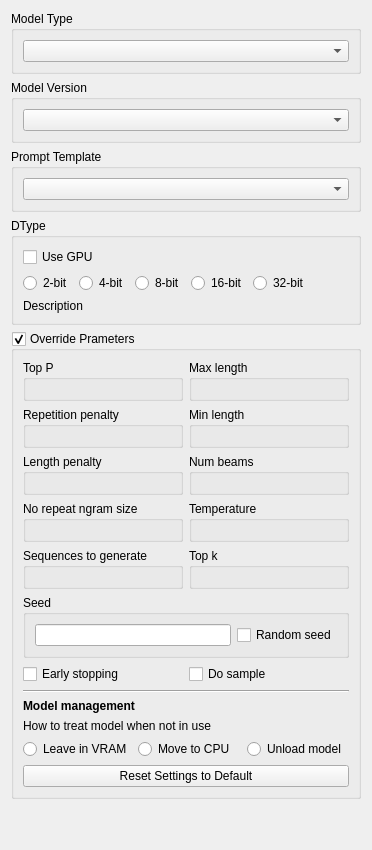
     <widget class="QWidget" name="settings">
      <attribute name="icon">
       <iconset theme="preferences-other">
        <normaloff>../../../</normaloff>../../../</iconset>
      </attribute>
      <attribute name="title">
       <string>Settings</string>
      </attribute>
      <layout class="QGridLayout" name="gridLayout_5">
       <item row="0" column="0">
        <widget class="QGroupBox" name="groupBox_7">
         <property name="title">
          <string>Model Type</string>
         </property>
         <layout class="QGridLayout" name="gridLayout_10">
          <item row="0" column="0">
           <widget class="QComboBox" name="model"/>
          </item>
         </layout>
        </widget>
       </item>
       <item row="3" column="0">
        <widget class="QGroupBox" name="groupBox_6">
         <property name="title">
          <string>DType</string>
         </property>
         <layout class="QGridLayout" name="gridLayout_9">
          <item row="1" column="0">
           <layout class="QHBoxLayout" name="horizontalLayout_3">
            <item>
             <widget class="QRadioButton" name="radio_button_2bit">
              <property name="text">
               <string>2-bit</string>
              </property>
             </widget>
            </item>
            <item>
             <widget class="QRadioButton" name="radio_button_4bit">
              <property name="text">
               <string>4-bit</string>
              </property>
             </widget>
            </item>
            <item>
             <widget class="QRadioButton" name="radio_button_8bit">
              <property name="text">
               <string>8-bit</string>
              </property>
             </widget>
            </item>
            <item>
             <widget class="QRadioButton" name="radio_button_16bit">
              <property name="text">
               <string>16-bit</string>
              </property>
             </widget>
            </item>
            <item>
             <widget class="QRadioButton" name="radio_button_32bit">
              <property name="text">
               <string>32-bit</string>
              </property>
             </widget>
            </item>
            <item>
             <spacer name="horizontalSpacer">
              <property name="orientation">
               <enum>Qt::Horizontal</enum>
              </property>
              <property name="sizeHint" stdset="0">
               <size>
                <width>40</width>
                <height>20</height>
               </size>
              </property>
             </spacer>
            </item>
           </layout>
          </item>
          <item row="2" column="0">
           <widget class="QLabel" name="dtype_description">
            <property name="font">
             <font>
              <pointsize>9</pointsize>
             </font>
            </property>
            <property name="text">
             <string>Description</string>
            </property>
           </widget>
          </item>
          <item row="0" column="0">
           <widget class="QCheckBox" name="use_gpu_checkbox">
            <property name="text">
             <string>Use GPU</string>
            </property>
           </widget>
          </item>
         </layout>
        </widget>
       </item>
       <item row="4" column="0">
        <widget class="QGroupBox" name="override_parameters">
         <property name="title">
          <string>Override Prameters</string>
         </property>
         <property name="checkable">
          <bool>true</bool>
         </property>
         <property name="checked">
          <bool>true</bool>
         </property>
         <layout class="QGridLayout" name="gridLayout_12">
          <item row="14" column="0">
           <widget class="QPushButton" name="pushButton">
            <property name="text">
             <string>Reset Settings to Default</string>
            </property>
           </widget>
          </item>
          <item row="5" column="0">
           <widget class="QGroupBox" name="groupBox_19">
            <property name="title">
             <string>Seed</string>
            </property>
            <layout class="QHBoxLayout" name="horizontalLayout_4">
             <item>
              <widget class="QLineEdit" name="seed"/>
             </item>
             <item>
              <widget class="QCheckBox" name="random_seed">
               <property name="text">
                <string>Random seed</string>
               </property>
              </widget>
             </item>
            </layout>
           </widget>
          </item>
          <item row="8" column="0">
           <layout class="QHBoxLayout" name="horizontalLayout_6">
            <item>
             <widget class="QCheckBox" name="early_stopping">
              <property name="text">
               <string>Early stopping</string>
              </property>
             </widget>
            </item>
            <item>
             <widget class="QCheckBox" name="do_sample">
              <property name="text">
               <string>Do sample</string>
              </property>
             </widget>
            </item>
           </layout>
          </item>
          <item row="1" column="0">
           <layout class="QHBoxLayout" name="horizontalLayout_7">
            <item>
             <widget class="QGroupBox" name="groupBox_11">
              <property name="title">
               <string>Repetition penalty</string>
              </property>
              <layout class="QGridLayout" name="gridLayout_19">
               <item row="0" column="0">
                <widget class="SliderWidget" name="repetition_penalty" native="true">
                 <property name="slider_minimum" stdset="0">
                  <number>1</number>
                 </property>
                 <property name="slider_maximum" stdset="0">
                  <number>10000</number>
                 </property>
                 <property name="spinbox_minimum" stdset="0">
                  <double>0.010000000000000</double>
                 </property>
                 <property name="spinbox_maximum" stdset="0">
                  <double>100.000000000000000</double>
                 </property>
                 <property name="display_as_float" stdset="0">
                  <bool>true</bool>
                 </property>
                 <property name="settings_property" stdset="0">
                  <string>llm_generator_setting.repetition_penalty</string>
                 </property>
                 <property name="slider_single_step" stdset="0">
                  <number>0</number>
                 </property>
                 <property name="slider_page_step" stdset="0">
                  <number>1</number>
                 </property>
                 <property name="spinbox_single_step" stdset="0">
                  <double>1.000000000000000</double>
                 </property>
                 <property name="spinbox_page_step" stdset="0">
                  <double>10.000000000000000</double>
                 </property>
                 <property name="slider_callback" stdset="0">
                  <string>handle_value_change</string>
                 </property>
                </widget>
               </item>
              </layout>
             </widget>
            </item>
            <item>
             <widget class="QGroupBox" name="groupBox_16">
              <property name="title">
               <string>Min length</string>
              </property>
              <layout class="QGridLayout" name="gridLayout_20">
               <item row="0" column="0">
                <widget class="SliderWidget" name="min_length" native="true">
                 <property name="slider_minimum" stdset="0">
                  <number>1</number>
                 </property>
                 <property name="slider_maximum" stdset="0">
                  <number>2556</number>
                 </property>
                 <property name="spinbox_minimum" stdset="0">
                  <double>1.000000000000000</double>
                 </property>
                 <property name="spinbox_maximum" stdset="0">
                  <double>2556.000000000000000</double>
                 </property>
                 <property name="display_as_float" stdset="0">
                  <bool>false</bool>
                 </property>
                 <property name="settings_property" stdset="0">
                  <string>llm_generator_setting.min_length</string>
                 </property>
                 <property name="slider_single_step" stdset="0">
                  <number>1</number>
                 </property>
                 <property name="slider_page_step" stdset="0">
                  <number>2556</number>
                 </property>
                 <property name="spinbox_single_step" stdset="0">
                  <number>1</number>
                 </property>
                 <property name="spinbox_page_step" stdset="0">
                  <number>2556</number>
                 </property>
                 <property name="slider_callback" stdset="0">
                  <string>handle_value_change</string>
                 </property>
                </widget>
               </item>
              </layout>
             </widget>
            </item>
           </layout>
          </item>
          <item row="0" column="0">
           <layout class="QHBoxLayout" name="horizontalLayout_9">
            <item>
             <widget class="QGroupBox" name="groupBox_20">
              <property name="title">
               <string>Top P</string>
              </property>
              <layout class="QGridLayout" name="gridLayout_24">
               <item row="0" column="0">
                <widget class="SliderWidget" name="top_p" native="true">
                 <property name="slider_minimum" stdset="0">
                  <number>1</number>
                 </property>
                 <property name="slider_maximum" stdset="0">
                  <number>100</number>
                 </property>
                 <property name="spinbox_minimum" stdset="0">
                  <double>0.000000000000000</double>
                 </property>
                 <property name="spinbox_maximum" stdset="0">
                  <double>1.000000000000000</double>
                 </property>
                 <property name="display_as_float" stdset="0">
                  <bool>true</bool>
                 </property>
                 <property name="settings_property" stdset="0">
                  <string>llm_generator_setting.top_p</string>
                 </property>
                 <property name="slider_single_step" stdset="0">
                  <number>1</number>
                 </property>
                 <property name="slider_page_step" stdset="0">
                  <number>10</number>
                 </property>
                 <property name="spinbox_single_step" stdset="0">
                  <double>0.010000000000000</double>
                 </property>
                 <property name="spinbox_page_step" stdset="0">
                  <double>0.100000000000000</double>
                 </property>
                 <property name="slider_callback" stdset="0">
                  <string>handle_value_change</string>
                 </property>
                </widget>
               </item>
              </layout>
             </widget>
            </item>
            <item>
             <widget class="QGroupBox" name="groupBox_21">
              <property name="title">
               <string>Max length</string>
              </property>
              <layout class="QGridLayout" name="gridLayout_25">
               <item row="0" column="0">
                <widget class="SliderWidget" name="max_length" native="true">
                 <property name="slider_minimum" stdset="0">
                  <number>1</number>
                 </property>
                 <property name="slider_maximum" stdset="0">
                  <number>2556</number>
                 </property>
                 <property name="spinbox_minimum" stdset="0">
                  <double>1.000000000000000</double>
                 </property>
                 <property name="spinbox_maximum" stdset="0">
                  <double>2556.000000000000000</double>
                 </property>
                 <property name="display_as_float" stdset="0">
                  <bool>false</bool>
                 </property>
                 <property name="settings_property" stdset="0">
                  <string>llm_generator_setting.max_length</string>
                 </property>
                 <property name="slider_single_step" stdset="0">
                  <number>1</number>
                 </property>
                 <property name="slider_page_step" stdset="0">
                  <number>2556</number>
                 </property>
                 <property name="spinbox_single_step" stdset="0">
                  <number>1</number>
                 </property>
                 <property name="spinbox_page_step" stdset="0">
                  <number>2556</number>
                 </property>
                 <property name="slider_callback" stdset="0">
                  <string>handle_value_change</string>
                 </property>
                </widget>
               </item>
              </layout>
             </widget>
            </item>
           </layout>
          </item>
          <item row="12" column="0">
           <layout class="QHBoxLayout" name="horizontalLayout_12">
            <item>
             <widget class="QRadioButton" name="leave_in_vram">
              <property name="text">
               <string>Leave in VRAM</string>
              </property>
             </widget>
            </item>
            <item>
             <widget class="QRadioButton" name="move_to_cpu">
              <property name="text">
               <string>Move to CPU</string>
              </property>
             </widget>
            </item>
            <item>
             <widget class="QRadioButton" name="unload_model">
              <property name="text">
               <string>Unload model</string>
              </property>
             </widget>
            </item>
           </layout>
          </item>
          <item row="10" column="0">
           <widget class="QLabel" name="label_3">
            <property name="font">
             <font>
              <bold>true</bold>
             </font>
            </property>
            <property name="text">
             <string>Model management</string>
            </property>
           </widget>
          </item>
          <item row="3" column="0">
           <layout class="QHBoxLayout" name="horizontalLayout_8">
            <item>
             <widget class="QGroupBox" name="groupBox_17">
              <property name="title">
               <string>No repeat ngram size</string>
              </property>
              <layout class="QGridLayout" name="gridLayout_21">
               <item row="0" column="0">
                <widget class="SliderWidget" name="ngram_size" native="true">
                 <property name="slider_minimum" stdset="0">
                  <number>0</number>
                 </property>
                 <property name="slider_maximum" stdset="0">
                  <number>20</number>
                 </property>
                 <property name="spinbox_minimum" stdset="0">
                  <double>0.000000000000000</double>
                 </property>
                 <property name="spinbox_maximum" stdset="0">
                  <double>20.000000000000000</double>
                 </property>
                 <property name="display_as_float" stdset="0">
                  <bool>false</bool>
                 </property>
                 <property name="settings_property" stdset="0">
                  <string>llm_generator_setting.ngram_size</string>
                 </property>
                 <property name="slider_single_step" stdset="0">
                  <number>1</number>
                 </property>
                 <property name="slider_page_step" stdset="0">
                  <number>1</number>
                 </property>
                 <property name="spinbox_single_step" stdset="0">
                  <double>1.000000000000000</double>
                 </property>
                 <property name="spinbox_page_step" stdset="0">
                  <double>1.000000000000000</double>
                 </property>
                 <property name="slider_callback" stdset="0">
                  <string>handle_value_change</string>
                 </property>
                </widget>
               </item>
              </layout>
             </widget>
            </item>
            <item>
             <widget class="QGroupBox" name="groupBox_18">
              <property name="title">
               <string>Temperature</string>
              </property>
              <layout class="QGridLayout" name="gridLayout_22">
               <item row="0" column="0">
                <widget class="SliderWidget" name="temperature" native="true">
                 <property name="slider_minimum" stdset="0">
                  <number>1</number>
                 </property>
                 <property name="slider_maximum" stdset="0">
                  <number>20000</number>
                 </property>
                 <property name="spinbox_minimum" stdset="0">
                  <double>0.000100000000000</double>
                 </property>
                 <property name="spinbox_maximum" stdset="0">
                  <double>2.000000000000000</double>
                 </property>
                 <property name="display_as_float" stdset="0">
                  <bool>true</bool>
                 </property>
                 <property name="settings_property" stdset="0">
                  <string>llm_generator_setting.temperature</string>
                 </property>
                 <property name="slider_single_step" stdset="0">
                  <number>1</number>
                 </property>
                 <property name="slider_page_step" stdset="0">
                  <number>10</number>
                 </property>
                 <property name="spinbox_single_step" stdset="0">
                  <double>0.010000000000000</double>
                 </property>
                 <property name="spinbox_page_step" stdset="0">
                  <double>0.100000000000000</double>
                 </property>
                 <property name="slider_callback" stdset="0">
                  <string>handle_value_change</string>
                 </property>
                </widget>
               </item>
              </layout>
             </widget>
            </item>
           </layout>
          </item>
          <item row="2" column="0">
           <layout class="QHBoxLayout" name="horizontalLayout_11">
            <item>
             <widget class="QGroupBox" name="groupBox_24">
              <property name="title">
               <string>Length penalty</string>
              </property>
              <layout class="QGridLayout" name="gridLayout_28">
               <item row="0" column="0">
                <widget class="SliderWidget" name="length_penalty" native="true">
                 <property name="slider_minimum" stdset="0">
                  <number>-100</number>
                 </property>
                 <property name="slider_maximum" stdset="0">
                  <number>100</number>
                 </property>
                 <property name="spinbox_minimum" stdset="0">
                  <double>0.000000000000000</double>
                 </property>
                 <property name="spinbox_maximum" stdset="0">
                  <double>1.000000000000000</double>
                 </property>
                 <property name="display_as_float" stdset="0">
                  <bool>true</bool>
                 </property>
                 <property name="settings_property" stdset="0">
                  <string>llm_generator_setting.length_penalty</string>
                 </property>
                 <property name="slider_single_step" stdset="0">
                  <number>1</number>
                 </property>
                 <property name="slider_page_step" stdset="0">
                  <number>10</number>
                 </property>
                 <property name="spinbox_single_step" stdset="0">
                  <double>0.010000000000000</double>
                 </property>
                 <property name="spinbox_page_step" stdset="0">
                  <double>0.100000000000000</double>
                 </property>
                 <property name="slider_callback" stdset="0">
                  <string>handle_value_change</string>
                 </property>
                </widget>
               </item>
              </layout>
             </widget>
            </item>
            <item>
             <widget class="QGroupBox" name="groupBox_25">
              <property name="title">
               <string>Num beams</string>
              </property>
              <layout class="QGridLayout" name="gridLayout_29">
               <item row="0" column="0">
                <widget class="SliderWidget" name="num_beams" native="true">
                 <property name="slider_minimum" stdset="0">
                  <number>1</number>
                 </property>
                 <property name="slider_maximum" stdset="0">
                  <number>100</number>
                 </property>
                 <property name="spinbox_minimum" stdset="0">
                  <double>0.000000000000000</double>
                 </property>
                 <property name="spinbox_maximum" stdset="0">
                  <double>100.000000000000000</double>
                 </property>
                 <property name="display_as_float" stdset="0">
                  <bool>false</bool>
                 </property>
                 <property name="settings_property" stdset="0">
                  <string>llm_generator_setting.num_beams</string>
                 </property>
                 <property name="slider_single_step" stdset="0">
                  <number>1</number>
                 </property>
                 <property name="slider_page_step" stdset="0">
                  <number>10</number>
                 </property>
                 <property name="spinbox_single_step" stdset="0">
                  <double>0.010000000000000</double>
                 </property>
                 <property name="spinbox_page_step" stdset="0">
                  <double>0.100000000000000</double>
                 </property>
                 <property name="slider_callback" stdset="0">
                  <string>handle_value_change</string>
                 </property>
                </widget>
               </item>
              </layout>
             </widget>
            </item>
           </layout>
          </item>
          <item row="9" column="0">
           <widget class="Line" name="line">
            <property name="orientation">
             <enum>Qt::Horizontal</enum>
            </property>
           </widget>
          </item>
          <item row="4" column="0">
           <layout class="QHBoxLayout" name="horizontalLayout_10">
            <item>
             <widget class="QGroupBox" name="groupBox_22">
              <property name="title">
               <string>Sequences to generate</string>
              </property>
              <layout class="QGridLayout" name="gridLayout_26">
               <item row="0" column="0">
                <widget class="SliderWidget" name="sequences" native="true">
                 <property name="slider_minimum" stdset="0">
                  <number>1</number>
                 </property>
                 <property name="slider_maximum" stdset="0">
                  <number>100</number>
                 </property>
                 <property name="spinbox_minimum" stdset="0">
                  <double>0.000000000000000</double>
                 </property>
                 <property name="spinbox_maximum" stdset="0">
                  <double>100.000000000000000</double>
                 </property>
                 <property name="display_as_float" stdset="0">
                  <bool>false</bool>
                 </property>
                 <property name="settings_property" stdset="0">
                  <string>llm_generator_setting.sequences</string>
                 </property>
                 <property name="slider_single_step" stdset="0">
                  <number>1</number>
                 </property>
                 <property name="slider_page_step" stdset="0">
                  <number>10</number>
                 </property>
                 <property name="spinbox_single_step" stdset="0">
                  <double>0.010000000000000</double>
                 </property>
                 <property name="spinbox_page_step" stdset="0">
                  <double>0.100000000000000</double>
                 </property>
                 <property name="slider_callback" stdset="0">
                  <string>handle_value_change</string>
                 </property>
                </widget>
               </item>
              </layout>
             </widget>
            </item>
            <item>
             <widget class="QGroupBox" name="groupBox_23">
              <property name="title">
               <string>Top k</string>
              </property>
              <layout class="QGridLayout" name="gridLayout_27">
               <item row="0" column="0">
                <widget class="SliderWidget" name="top_k" native="true">
                 <property name="slider_minimum" stdset="0">
                  <number>0</number>
                 </property>
                 <property name="slider_maximum" stdset="0">
                  <number>256</number>
                 </property>
                 <property name="spinbox_minimum" stdset="0">
                  <double>0.000000000000000</double>
                 </property>
                 <property name="spinbox_maximum" stdset="0">
                  <double>256.000000000000000</double>
                 </property>
                 <property name="display_as_float" stdset="0">
                  <bool>false</bool>
                 </property>
                 <property name="settings_property" stdset="0">
                  <string>llm_generator_setting.top_k</string>
                 </property>
                 <property name="slider_single_step" stdset="0">
                  <number>1</number>
                 </property>
                 <property name="slider_page_step" stdset="0">
                  <number>10</number>
                 </property>
                 <property name="spinbox_single_step" stdset="0">
                  <number>1</number>
                 </property>
                 <property name="spinbox_page_step" stdset="0">
                  <number>10</number>
                 </property>
                 <property name="slider_callback" stdset="0">
                  <string>handle_value_change</string>
                 </property>
                </widget>
               </item>
              </layout>
             </widget>
            </item>
           </layout>
          </item>
          <item row="11" column="0">
           <widget class="QLabel" name="label_4">
            <property name="font">
             <font>
              <pointsize>9</pointsize>
             </font>
            </property>
            <property name="text">
             <string>How to treat model when not in use</string>
            </property>
           </widget>
          </item>
         </layout>
        </widget>
       </item>
       <item row="1" column="0">
        <widget class="QGroupBox" name="groupBox_8">
         <property name="title">
          <string>Model Version</string>
         </property>
         <layout class="QGridLayout" name="gridLayout_11">
          <item row="0" column="0">
           <widget class="QComboBox" name="model_version">
            <property name="currentIndex">
             <number>-1</number>
            </property>
           </widget>
          </item>
         </layout>
        </widget>
       </item>
       <item row="16" column="0">
        <spacer name="verticalSpacer">
         <property name="orientation">
          <enum>Qt::Vertical</enum>
         </property>
         <property name="sizeHint" stdset="0">
          <size>
           <width>20</width>
           <height>40</height>
          </size>
         </property>
        </spacer>
       </item>
       <item row="2" column="0">
        <widget class="QGroupBox" name="groupBox_14">
         <property name="title">
          <string>Prompt Template</string>
         </property>
         <layout class="QGridLayout" name="gridLayout_17">
          <item row="0" column="0">
           <widget class="QComboBox" name="prompt_template"/>
          </item>
         </layout>
        </widget>
       </item>
      </layout>
     </widget>
